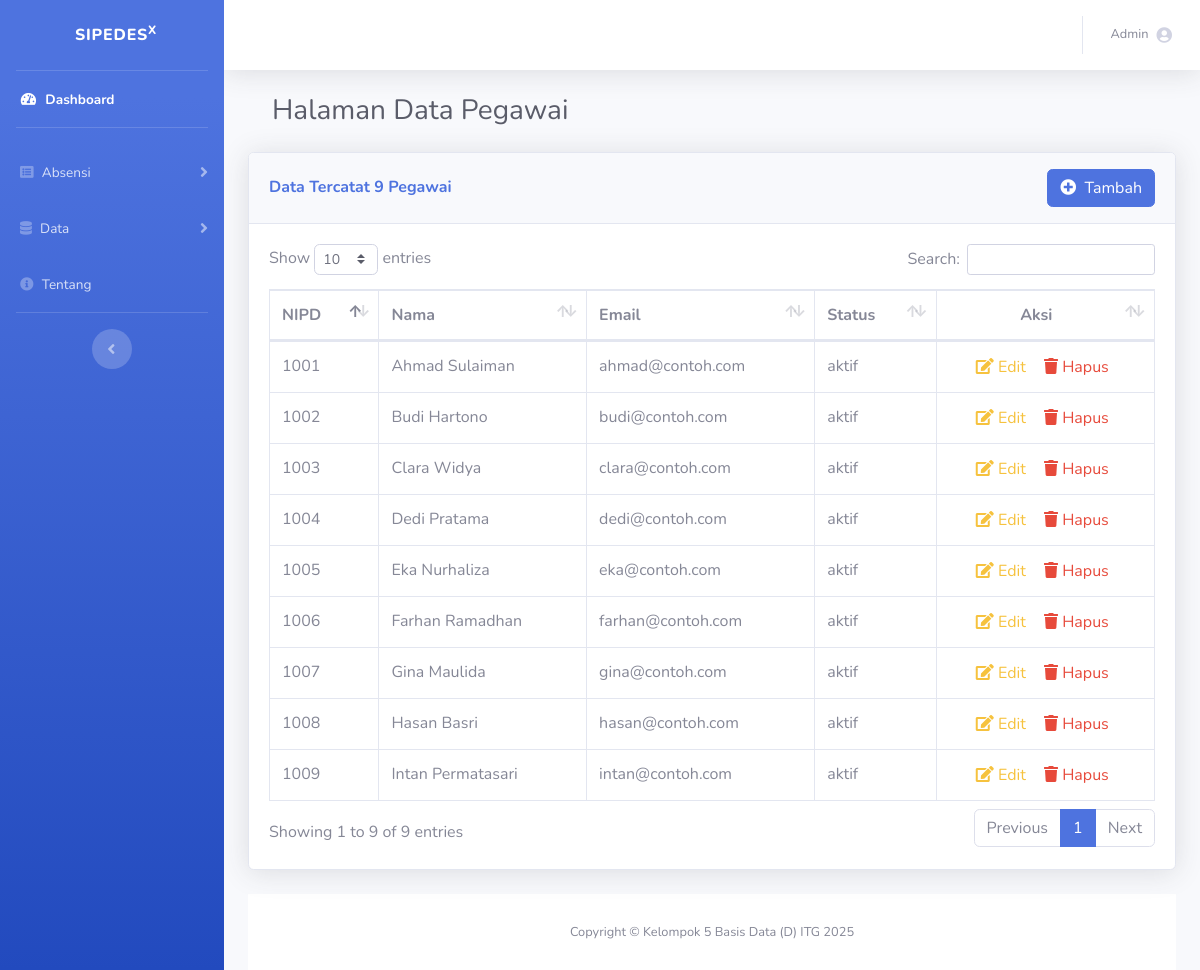
Screenshot of /pegawai.php (signed in) with the database file from the repository.
### tables this page shows
CREATE TABLE `pegawai` (
  `nipd` int NOT NULL,
  `nama_lengkap` varchar(50) NOT NULL,
  `email` varchar(25) NOT NULL,
  `status_pegawai` enum('aktif','tidak aktif') NOT NULL DEFAULT 'aktif'
);

### pegawai.php (the view, shortened to what this page needs)
<!DOCTYPE html>
<html lang="en">
<head>
  <link href="vendor/fontawesome-free/css/all.min.css" rel="stylesheet" type="text/css">
  <link href="css/sb-admin-2.min.css" rel="stylesheet">
   <link href="vendor/datatables/dataTables.bootstrap4.min.css" rel="stylesheet">
</head>
<body id="page-top">
  <div id="wrapper">
    <ul class="navbar-nav bg-gradient-primary sidebar sidebar-dark accordion" id="accordionSidebar">
      <a class="sidebar-brand d-flex align-items-center justify-content-center" href="index.php">
        <div class="sidebar-brand-text mx-3">SIPEDES<sup>X</sup></div>
      </a>
      <hr class="sidebar-divider my-0">
      <li class="nav-item active">
        <a class="nav-link ml-1" href="index.php">
          <i class="fas fa-fw fa-tachometer-alt"></i>
          <span>Dashboard</span></a>
      </li>
      <hr class="sidebar-divider">
      <li class="nav-item">
        <a class="nav-link collapsed ml-1" href="#" data-toggle="collapse" data-target="#collapseTwo" aria-expanded="true" aria-controls="collapseTwo">
          <i class="fas fa-list-alt"></i>
          <span>Absensi</span>
        </a>
      </li>
      <li class="nav-item">
        <a class="nav-link collapsed ml-1" href="#" data-toggle="collapse" data-target="#collapseThree" aria-expanded="true" aria-controls="collapseThree">
          <i class="fas fa-database"></i>
          <span>Data</span>
        </a>
      </li>
      <li class="nav-item">
        <a class="nav-link ml-1" href="about.php">
          <i class="fas fa-info-circle"></i>
          <span class="">Tentang</span></a>
      </li>
      <hr class="sidebar-divider d-none d-md-block">
      <div class="text-center d-none d-md-inline">
        <button class="rounded-circle border-0" id="sidebarToggle"></button>
      </div>
    </ul>
    <div id="content-wrapper" class="d-flex flex-column">
      <div id="content">
        <nav class="navbar navbar-expand navbar-light bg-white topbar mb-4 static-top shadow">
          <ul class="navbar-nav ml-auto">
            <li class="nav-item dropdown no-arrow">
              <a class="nav-link dropdown-toggle" href="#" id="userDropdown" role="button" data-toggle="dropdown" aria-haspopup="true" aria-expanded="false">
                <span class="mr-2 d-none d-lg-inline text-gray-600 small">Admin</span>
                <i class="fas fa-user-circle"></i>
              </a>
            </li>
          </ul>
        </nav>
            <div class="container-fluid">
            <div class="d-sm-flex align-items-center justify-content-left mb-4">
                <h1 class="h3 ml-4 mb-0 text-gray-800">Halaman Data Pegawai</h1>
              </div>
                <div class="row">
                  <div class="col-lg-12">
                    <div class="card shadow mb-4">
                    <div class="card-header py-3 d-flex align-items-center justify-content-between">
                      <h6 class="m-0 font-weight-bold text-primary">Data Tercatat 9 Pegawai</h6>
                      <a href="tambah_data_pegawai.php" class="btn btn-primary"><i class="fas fa-plus-circle mr-1"></i> Tambah</a>
                    </div>
                    <?php
                    include 'config.php';
                    $query = 'SELECT * FROM pegawai';
                    $pegawai = mysqli_query($conn, $query);
                    ?>
                    <div class="card-body">
                      <div class="table-responsive">
                      <table class="table table-bordered" id="dataTable" width="100%" cellspacing="0">
                        <thead>
                          <tr>
                            <th class="text-left" >NIPD</th>
                            <th class="text-left">Nama</th>
                            <th class="text-left">Email</th>
                            <th class="text-left">Status</th>
                            <th class="text-center">Aksi</th>
                          </tr>
                        </thead>
                        <tbody>
                          <?php foreach ($pegawai as $data) { ?>
                            <tr>
                            <td><?= $data['nipd'] ?></td>
                            <td><?= $data['nama_lengkap'] ?></td>
                            <td><?= $data['email'] ?></td>
                            <td><?= $data['status_pegawai'] ?></td>
                            <td>
                              <div class="text-center">
                                <a class="text-center text-warning mr-2" href="edit_data_pegawai.php"><i class="fas fa-edit"></i> Edit </a>
                                <button type="button" class="text-center text-danger border-0 bg-transparent"
                                 onclick="
                                          let konfirmasi = confirm('Apakah kamu yakin ingin menghapus data pegawai ini?');
                                          if (konfirmasi == true) { window.location.href = 'hapus_data_pegawai.php' }
                                "
                                 ><i class="fas fa-trash"></i> Hapus </button>
                              </div>
                            </td>
                          </tr>
                          <?php } ?>
                      </tbody>
                    </table>
              </div>
      </div>
    </div>
          </div>
        </div>
      <footer class="sticky-footer bg-white">
        <div class="container my-auto">
          <div class="copyright text-center my-auto">
            <span>Copyright &copy; Kelompok 5 Basis Data (D) ITG 2025</span>
          </div>
        </div>
      </footer>
      </div>
    </div>
</body>
</html>

### rows the page displays
pegawai: nipd "1001", nama_lengkap "Ahmad Sulaiman", email "ahmad@contoh.com", status_pegawai "aktif"
pegawai: nipd "1002", nama_lengkap "Budi Hartono", email "budi@contoh.com", status_pegawai "aktif"
pegawai: nipd "1003", nama_lengkap "Clara Widya", email "clara@contoh.com", status_pegawai "aktif"
pegawai: nipd "1004", nama_lengkap "Dedi Pratama", email "dedi@contoh.com", status_pegawai "aktif"
pegawai: nipd "1005", nama_lengkap "Eka Nurhaliza", email "eka@contoh.com", status_pegawai "aktif"
pegawai: nipd "1006", nama_lengkap "Farhan Ramadhan", email "farhan@contoh.com", status_pegawai "aktif"
pegawai: nipd "1007", nama_lengkap "Gina Maulida", email "gina@contoh.com", status_pegawai "aktif"
pegawai: nipd "1008", nama_lengkap "Hasan Basri", email "hasan@contoh.com", status_pegawai "aktif"
pegawai: nipd "1009", nama_lengkap "Intan Permatasari", email "intan@contoh.com", status_pegawai "aktif"
